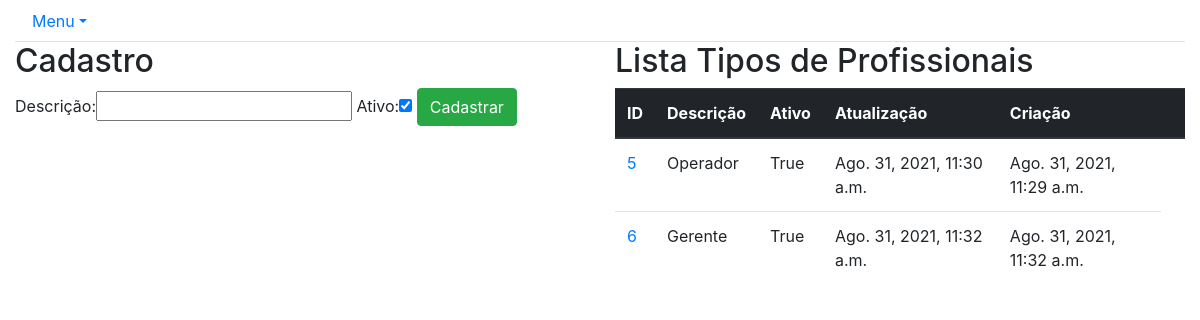
/core/tipo_de_profissional/, run on the app's committed database.
### core/models.py (models this page shows, shortened)
class TipoDeProfissional(models.Model):
    id = models.BigAutoField(primary_key=True)
    descricao = models.CharField('Descrição', max_length=50)
    situacao = models.BooleanField('Ativo', default=True)
    updatedAt = models.DateTimeField('Data e hora da última atualização', auto_now=True)
    createdAt = models.DateTimeField('Data e hora do cadastro', auto_now_add=True)

### core/views.py (the view)
# urls.py: path(r'tipo_de_profissional/', lista_tipo_de_profissional,
def lista_tipo_de_profissional(request):
    tipoDeProfissionais = TipoDeProfissional.objects.all()
    form = TipoDeProfissionalForm()
    data = {'tipoDeProfissionais': tipoDeProfissionais, 'form': form}
    return render(request, 'core/lista_tipo_de_profissional.html', data)

### core/forms.py
class TipoDeProfissionalForm(ModelForm):
    class Meta:
        model = TipoDeProfissional
        fields = '__all__'

### core/templates/core/lista_tipo_de_profissional.html (shortened to what this page needs)
{% extends 'base.html' %}
{% load bootstrap %}
{% block main %}
<div class="row">
    <div class="col-sm-6">
        <h2>Cadastro</h2>
        <form action="{% url 'core_tipo_de_profissional_novo' %}" method="POST">
            {{ form|bootstrap }}
            <button type="submit" class="btn btn-success">Cadastrar</button>
        </form>
    </div>
    <div class="col-sm-6">
        <h2>Lista Tipos de Profissionais</h2>
        <table class="table">
            <thead class="thead-dark">
                <tr>
                    <th scope="col">ID</th>
                    <th scope="col">Descrição</th>
                    <th scope="col">Ativo</th>
                    <th scope="col">Atualização</th>
                    <th scope="col">Criação</th>
                    <th scope="col"></th>
                </tr>
            </thead>
            <tbody>
                {% for tipoDeProfissional in tipoDeProfissionais %}
                <tr>
                    <td>
                        <a href="{% url 'core_tipo_de_profissional_update' tipoDeProfissional.id %}">{{tipoDeProfissional.id}}</a>
                    </td>
                    <td>{{tipoDeProfissional.descricao}}</td>
                    <td>{{tipoDeProfissional.situacao}}</td>
                    <td>{{tipoDeProfissional.updatedAt}}</td>
                    <td>{{tipoDeProfissional.createdAt}}</td>
                </tr>
                {% endfor %}
            </tbody>
        </table>
    </div>
</div>
{% endblock %}

### data on the page
TipoDeProfissional: id "5", descricao "Operador", situacao "True", updatedAt "Ago. 31, 2021, 11:30 a.m.", createdAt "Ago. 31, 2021, 11:29 a.m."
TipoDeProfissional: id "6", descricao "Gerente", situacao "True", updatedAt "Ago. 31, 2021, 11:32 a.m.", createdAt "Ago. 31, 2021, 11:32 a.m."
